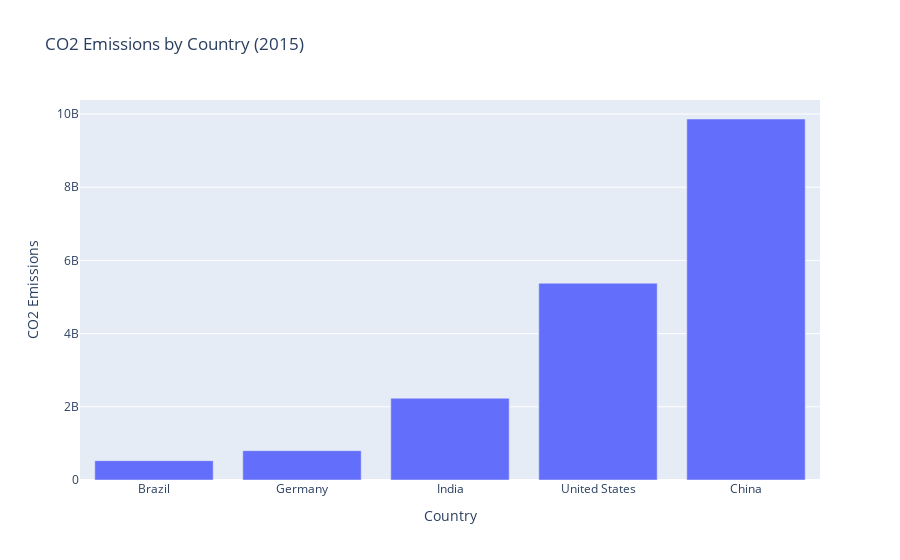

The notebook cell this image was saved under:
### Markdown cell above
#### 4. Bar Chart
Our bar chart provides direct comparisons between selected countries for a given year and metric, making differences immediately apparent.

**Best Use Cases:**
- Direct comparison between a small number of entities
- Ranking countries by a specific metric
- Highlighting specific differences

### Code cell
# Cell 5: Bar Chart Function
def create_bar_chart(df, selected_year, selected_countries, selected_metric, metrics):
    """Create a bar chart comparing countries for the selected metric and year."""
    # Filter data for selected countries and year
    filtered_df = df[(df['Country Name'].isin(selected_countries)) &
                     (df['Year'] == selected_year)].dropna(subset=[selected_metric])

    # Sort countries by the selected metric
    filtered_df = filtered_df.sort_values(by=selected_metric)

    # Create bar chart
    fig = px.bar(
        filtered_df,
        x='Country Name',
        y=selected_metric,
        title=f'{metrics[selected_metric]} by Country ({selected_year})'
    )

    fig.update_layout(
        xaxis_title='Country',
        yaxis_title=metrics[selected_metric]
    )

    return fig

# Test the function with sample data - using yearly totals
bar_fig = create_bar_chart(df, sample_year, sample_countries, 'CO2 Emissions (kt)', metrics)
bar_fig.show()  # Display the figure in Jupyter

### Figure 1 — Plotly figure (JSON) as saved in the notebook; plotly's stock layout.template omitted (floating-point values rounded to 4 significant figures)
{"data": [{"hovertemplate": "Country Name=%{x}<br>CO2 Emissions (kt)=%{y}<extra></extra>", "legendgroup": "", "marker": {"color": "#636efa", "pattern": {"shape": ""}}, "name": "", "orientation": "v", "showlegend": false, "textposition": "auto", "type": "bar", "x": ["Brazil", "Germany", "India", "United States", "China"], "xaxis": "x", "y": [529400000.0, 800800000.0, 2234000000.0, 5376000000.0, 9863000000.0], "yaxis": "y"}], "layout": {"barmode": "relative", "legend": {"tracegroupgap": 0}, "title": {"text": "CO2 Emissions by Country (2015)"}, "xaxis": {"anchor": "y", "domain": [0, 1], "title": {"text": "Country"}}, "yaxis": {"anchor": "x", "domain": [0, 1], "title": {"text": "CO2 Emissions"}}}}
